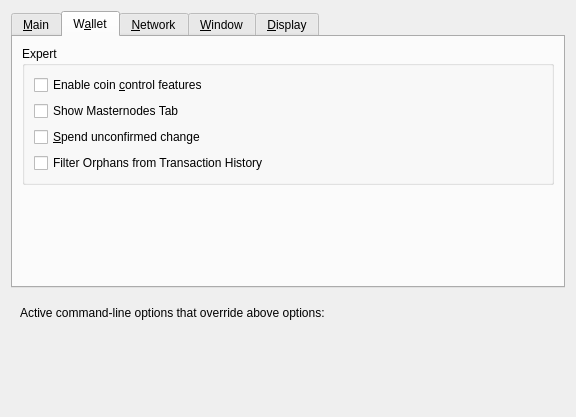
<?xml version="1.0" encoding="UTF-8"?>
<ui version="4.0">
 <class>OptionsDialog</class>
 <widget class="QDialog" name="OptionsDialog">
  <property name="geometry">
   <rect>
    <x>0</x>
    <y>0</y>
    <width>576</width>
    <height>417</height>
   </rect>
  </property>
  <property name="windowTitle">
   <string>Options</string>
  </property>
  <property name="modal">
   <bool>true</bool>
  </property>
  <layout class="QVBoxLayout" name="verticalLayout">
   <item>
    <widget class="QTabWidget" name="tabWidget">
     <property name="currentIndex">
      <number>1</number>
     </property>
     <widget class="QWidget" name="tabMain">
      <attribute name="title">
       <string>&amp;Main</string>
      </attribute>
      <layout class="QVBoxLayout" name="verticalLayout_Main">
       <item>
        <widget class="QCheckBox" name="bitcoinAtStartup">
         <property name="toolTip">
          <string>Automatically start barandos after logging in to the system.</string>
         </property>
         <property name="text">
          <string>&amp;Start barandos on system login</string>
         </property>
        </widget>
       </item>
       <item>
        <layout class="QHBoxLayout" name="horizontalLayout_2_Main">
         <item>
          <widget class="QLabel" name="databaseCacheLabel">
           <property name="text">
            <string>Size of &amp;database cache</string>
           </property>
           <property name="textFormat">
            <enum>Qt::PlainText</enum>
           </property>
           <property name="buddy">
            <cstring>databaseCache</cstring>
           </property>
          </widget>
         </item>
         <item>
          <widget class="QSpinBox" name="databaseCache"/>
         </item>
         <item>
          <widget class="QLabel" name="databaseCacheUnitLabel">
           <property name="text">
            <string>MB</string>
           </property>
           <property name="textFormat">
            <enum>Qt::PlainText</enum>
           </property>
          </widget>
         </item>
         <item>
          <spacer name="horizontalSpacer_2_Main">
           <property name="orientation">
            <enum>Qt::Horizontal</enum>
           </property>
           <property name="sizeHint" stdset="0">
            <size>
             <width>40</width>
             <height>20</height>
            </size>
           </property>
          </spacer>
         </item>
        </layout>
       </item>
       <item>
        <layout class="QHBoxLayout" name="horizontalLayout_3_Main">
         <item>
          <widget class="QLabel" name="threadsScriptVerifLabel">
           <property name="text">
            <string>Number of script &amp;verification threads</string>
           </property>
           <property name="textFormat">
            <enum>Qt::PlainText</enum>
           </property>
           <property name="buddy">
            <cstring>threadsScriptVerif</cstring>
           </property>
          </widget>
         </item>
         <item>
          <widget class="QSpinBox" name="threadsScriptVerif">
           <property name="toolTip">
            <string>(0 = auto, &lt;0 = leave that many cores free)</string>
           </property>
          </widget>
         </item>
         <item>
          <spacer name="horizontalSpacer_3_Main">
           <property name="orientation">
            <enum>Qt::Horizontal</enum>
           </property>
           <property name="sizeHint" stdset="0">
            <size>
             <width>40</width>
             <height>20</height>
            </size>
           </property>
          </spacer>
         </item>
        </layout>
       </item>
       <item>
        <spacer name="verticalSpacer_Main">
         <property name="orientation">
          <enum>Qt::Vertical</enum>
         </property>
         <property name="sizeHint" stdset="0">
          <size>
           <width>20</width>
           <height>40</height>
          </size>
         </property>
        </spacer>
       </item>
       <item>
        <layout class="QHBoxLayout" name="horizontalLayout_4_Main">
         <item>
          <widget class="QLabel" name="label">
           <property name="toolTip">
            <string>This setting determines the amount of individual masternodes that an input will be anonymized through.&lt;br/&gt;More rounds of anonymization gives a higher degree of privacy, but also costs more in fees.</string>
           </property>
           <property name="text">
            <string>Obfuscation rounds to use</string>
           </property>
          </widget>
         </item>
         <item>
          <widget class="QSpinBox" name="obfuscationRounds">
           <property name="minimum">
            <number>2</number>
           </property>
           <property name="maximum">
            <number>8</number>
           </property>
           <property name="value">
            <number>4</number>
           </property>
          </widget>
         </item>
        </layout>
       </item>
       <item>
        <layout class="QHBoxLayout" name="horizontalLayout">
         <item>
          <widget class="QLabel" name="label_2">
           <property name="toolTip">
            <string>This amount acts as a threshold to turn off Obfuscation once it's reached.</string>
           </property>
           <property name="statusTip">
            <string notr="true"/>
           </property>
           <property name="whatsThis">
            <string notr="true"/>
           </property>
           <property name="accessibleName">
            <string notr="true"/>
           </property>
           <property name="accessibleDescription">
            <string notr="true"/>
           </property>
           <property name="text">
            <string>Amount of barandos to keep anonymized</string>
           </property>
          </widget>
         </item>
         <item>
          <widget class="QSpinBox" name="anonymizebarandos">
           <property name="minimum">
            <number>100</number>
           </property>
           <property name="maximum">
            <number>100000</number>
           </property>
           <property name="singleStep">
            <number>100</number>
           </property>
           <property name="value">
            <number>1000</number>
           </property>
          </widget>
         </item>
        </layout>
       </item>
      </layout>
     </widget>
     <widget class="QWidget" name="tabWallet">
      <attribute name="title">
       <string>W&amp;allet</string>
      </attribute>
      <layout class="QVBoxLayout" name="verticalLayout_Wallet">
       <item>
        <widget class="QGroupBox" name="groupBox">
         <property name="title">
          <string>Expert</string>
         </property>
         <layout class="QVBoxLayout" name="verticalLayout_2">
          <item>
           <widget class="QCheckBox" name="coinControlFeatures">
            <property name="toolTip">
             <string>Whether to show coin control features or not.</string>
            </property>
            <property name="text">
             <string>Enable coin &amp;control features</string>
            </property>
           </widget>
          </item>
          <item>
           <widget class="QCheckBox" name="showMasternodesTab">
            <property name="toolTip">
             <string>Show additional tab listing all your masternodes in first sub-tab&lt;br/&gt;and all masternodes on the network in second sub-tab.</string>
            </property>
            <property name="text">
             <string>Show Masternodes Tab</string>
            </property>
           </widget>
          </item>
          <item>
           <widget class="QCheckBox" name="spendZeroConfChange">
            <property name="toolTip">
             <string>If you disable the spending of unconfirmed change, the change from a transaction&lt;br/&gt;cannot be used until that transaction has at least one confirmation.&lt;br/&gt;This also affects how your balance is computed.</string>
            </property>
            <property name="text">
             <string>&amp;Spend unconfirmed change</string>
            </property>
           </widget>
          </item>
          <item>
           <widget class="QCheckBox" name="showOrphans">
            <property name="text">
             <string>Filter Orphans from Transaction History</string>
            </property>
           </widget>
          </item>
         </layout>
        </widget>
       </item>
       <item>
        <spacer name="verticalSpacer_Wallet">
         <property name="orientation">
          <enum>Qt::Vertical</enum>
         </property>
         <property name="sizeHint" stdset="0">
          <size>
           <width>20</width>
           <height>40</height>
          </size>
         </property>
        </spacer>
       </item>
      </layout>
     </widget>
     <widget class="QWidget" name="tabNetwork">
      <attribute name="title">
       <string>&amp;Network</string>
      </attribute>
      <layout class="QVBoxLayout" name="verticalLayout_Network">
       <item>
        <widget class="QCheckBox" name="mapPortUpnp">
         <property name="toolTip">
          <string>Automatically open the barandos client port on the router. This only works when your router supports UPnP and it is enabled.</string>
         </property>
         <property name="text">
          <string>Map port using &amp;UPnP</string>
         </property>
        </widget>
       </item>
       <item>
        <widget class="QCheckBox" name="allowIncoming">
         <property name="toolTip">
          <string>Accept connections from outside</string>
         </property>
         <property name="text">
          <string>Allow incoming connections</string>
         </property>
        </widget>
       </item>
       <item>
        <widget class="QCheckBox" name="connectSocks">
         <property name="toolTip">
          <string>Connect to the barandos network through a SOCKS5 proxy.</string>
         </property>
         <property name="text">
          <string>&amp;Connect through SOCKS5 proxy (default proxy):</string>
         </property>
        </widget>
       </item>
       <item>
        <layout class="QHBoxLayout" name="horizontalLayout_1_Network">
         <item>
          <widget class="QLabel" name="proxyIpLabel">
           <property name="text">
            <string>Proxy &amp;IP:</string>
           </property>
           <property name="textFormat">
            <enum>Qt::PlainText</enum>
           </property>
           <property name="buddy">
            <cstring>proxyIp</cstring>
           </property>
          </widget>
         </item>
         <item>
          <widget class="QValidatedLineEdit" name="proxyIp">
           <property name="minimumSize">
            <size>
             <width>140</width>
             <height>0</height>
            </size>
           </property>
           <property name="maximumSize">
            <size>
             <width>140</width>
             <height>16777215</height>
            </size>
           </property>
           <property name="toolTip">
            <string>IP address of the proxy (e.g. IPv4: 127.0.0.1 / IPv6: ::1)</string>
           </property>
          </widget>
         </item>
         <item>
          <widget class="QLabel" name="proxyPortLabel">
           <property name="text">
            <string>&amp;Port:</string>
           </property>
           <property name="textFormat">
            <enum>Qt::PlainText</enum>
           </property>
           <property name="buddy">
            <cstring>proxyPort</cstring>
           </property>
          </widget>
         </item>
         <item>
          <widget class="QLineEdit" name="proxyPort">
           <property name="minimumSize">
            <size>
             <width>55</width>
             <height>0</height>
            </size>
           </property>
           <property name="maximumSize">
            <size>
             <width>55</width>
             <height>16777215</height>
            </size>
           </property>
           <property name="toolTip">
            <string>Port of the proxy (e.g. 9050)</string>
           </property>
          </widget>
         </item>
         <item>
          <spacer name="horizontalSpacer_1_Network">
           <property name="orientation">
            <enum>Qt::Horizontal</enum>
           </property>
           <property name="sizeHint" stdset="0">
            <size>
             <width>40</width>
             <height>20</height>
            </size>
           </property>
          </spacer>
         </item>
        </layout>
       </item>
       <item>
        <spacer name="verticalSpacer_Network">
         <property name="orientation">
          <enum>Qt::Vertical</enum>
         </property>
         <property name="sizeHint" stdset="0">
          <size>
           <width>20</width>
           <height>40</height>
          </size>
         </property>
        </spacer>
       </item>
      </layout>
     </widget>
     <widget class="QWidget" name="tabWindow">
      <attribute name="title">
       <string>&amp;Window</string>
      </attribute>
      <layout class="QVBoxLayout" name="verticalLayout_Window">
       <item>
        <widget class="QCheckBox" name="minimizeToTray">
         <property name="toolTip">
          <string>Show only a tray icon after minimizing the window.</string>
         </property>
         <property name="text">
          <string>&amp;Minimize to the tray instead of the taskbar</string>
         </property>
        </widget>
       </item>
       <item>
        <widget class="QCheckBox" name="minimizeOnClose">
         <property name="toolTip">
          <string>Minimize instead of exit the application when the window is closed. When this option is enabled, the application will be closed only after selecting Quit in the menu.</string>
         </property>
         <property name="text">
          <string>M&amp;inimize on close</string>
         </property>
        </widget>
       </item>
       <item>
        <spacer name="verticalSpacer_Window">
         <property name="orientation">
          <enum>Qt::Vertical</enum>
         </property>
         <property name="sizeHint" stdset="0">
          <size>
           <width>20</width>
           <height>40</height>
          </size>
         </property>
        </spacer>
       </item>
      </layout>
     </widget>
     <widget class="QWidget" name="tabDisplay">
      <attribute name="title">
       <string>&amp;Display</string>
      </attribute>
      <layout class="QVBoxLayout" name="verticalLayout_Display">
       <item>
        <layout class="QHBoxLayout" name="horizontalLayout_1_Display">
         <item>
          <widget class="QLabel" name="langLabel">
           <property name="text">
            <string>User Interface &amp;language:</string>
           </property>
           <property name="textFormat">
            <enum>Qt::PlainText</enum>
           </property>
           <property name="buddy">
            <cstring>lang</cstring>
           </property>
          </widget>
         </item>
         <item>
          <widget class="QValueComboBox" name="lang">
           <property name="toolTip">
            <string>The user interface language can be set here. This setting will take effect after restarting barandos.</string>
           </property>
          </widget>
         </item>
        </layout>
       </item>
       <item>
        <widget class="QLabel" name="label_3">
         <property name="toolTip">
          <string notr="true"/>
         </property>
         <property name="statusTip">
          <string notr="true"/>
         </property>
         <property name="whatsThis">
          <string notr="true"/>
         </property>
         <property name="accessibleName">
          <string notr="true"/>
         </property>
         <property name="text">
          <string>Language missing or translation incomplete? Help contributing translations here:
https://www.transifex.com/barandos-project/barandos-project-translations</string>
         </property>
         <property name="wordWrap">
          <bool>true</bool>
         </property>
         <property name="openExternalLinks">
          <bool>true</bool>
         </property>
         <property name="textInteractionFlags">
          <set>Qt::TextBrowserInteraction</set>
         </property>
        </widget>
       </item>
       <item>
        <layout class="QHBoxLayout" name="horizontalLayout_4_Display" stretch="0,0">
         <item>
          <widget class="QLabel" name="themeLabel">
           <property name="text">
            <string>User Interface Theme:</string>
           </property>
          </widget>
         </item>
         <item>
          <widget class="QValueComboBox" name="theme"/>
         </item>
        </layout>
       </item>
       <item>
        <widget class="Line" name="line">
         <property name="orientation">
          <enum>Qt::Horizontal</enum>
         </property>
        </widget>
       </item>
       <item>
        <layout class="QHBoxLayout" name="horizontalLayout_2_Display">
         <item>
          <widget class="QLabel" name="unitLabel">
           <property name="text">
            <string>&amp;Unit to show amounts in:</string>
           </property>
           <property name="textFormat">
            <enum>Qt::PlainText</enum>
           </property>
           <property name="buddy">
            <cstring>unit</cstring>
           </property>
          </widget>
         </item>
         <item>
          <widget class="QValueComboBox" name="unit">
           <property name="toolTip">
            <string>Choose the default subdivision unit to show in the interface and when sending coins.</string>
           </property>
          </widget>
         </item>
        </layout>
       </item>
       <item>
        <layout class="QHBoxLayout" name="horizontalLayout_5_Display">
         <item>
          <widget class="QLabel" name="digitsLabel">
           <property name="text">
            <string>Decimal digits</string>
           </property>
          </widget>
         </item>
         <item>
          <widget class="QValueComboBox" name="digits"/>
         </item>
        </layout>
       </item>
       <item>
        <layout class="QHBoxLayout" name="horizontalLayout_3_Display">
         <item>
          <widget class="QLabel" name="thirdPartyTxUrlsLabel">
           <property name="toolTip">
            <string>Third party URLs (e.g. a block explorer) that appear in the transactions tab as context menu items. %s in the URL is replaced by transaction hash. Multiple URLs are separated by vertical bar |.</string>
           </property>
           <property name="text">
            <string>Third party transaction URLs</string>
           </property>
           <property name="buddy">
            <cstring>thirdPartyTxUrls</cstring>
           </property>
          </widget>
         </item>
         <item>
          <widget class="QLineEdit" name="thirdPartyTxUrls">
           <property name="toolTip">
            <string>Third party URLs (e.g. a block explorer) that appear in the transactions tab as context menu items. %s in the URL is replaced by transaction hash. Multiple URLs are separated by vertical bar |.</string>
           </property>
          </widget>
         </item>
        </layout>
       </item>
       <item>
        <spacer name="verticalSpacer">
         <property name="orientation">
          <enum>Qt::Vertical</enum>
         </property>
         <property name="sizeHint" stdset="0">
          <size>
           <width>20</width>
           <height>40</height>
          </size>
         </property>
        </spacer>
       </item>
      </layout>
     </widget>
    </widget>
   </item>
   <item>
    <widget class="QFrame" name="frame">
     <layout class="QVBoxLayout" name="verticalLayout_Bottom">
      <item>
       <layout class="QHBoxLayout" name="horizontalLayout_Bottom">
        <item>
         <widget class="QLabel" name="overriddenByCommandLineInfoLabel">
          <property name="text">
           <string>Active command-line options that override above options:</string>
          </property>
          <property name="textFormat">
           <enum>Qt::PlainText</enum>
          </property>
         </widget>
        </item>
        <item>
         <spacer name="horizontalSpacer_Bottom">
          <property name="orientation">
           <enum>Qt::Horizontal</enum>
          </property>
          <property name="sizeHint" stdset="0">
           <size>
            <width>40</width>
            <height>20</height>
           </size>
          </property>
         </spacer>
        </item>
       </layout>
      </item>
      <item>
       <widget class="QLabel" name="overriddenByCommandLineLabel">
        <property name="text">
         <string/>
        </property>
        <property name="textFormat">
         <enum>Qt::PlainText</enum>
        </property>
        <property name="wordWrap">
         <bool>true</bool>
        </property>
       </widget>
      </item>
     </layout>
    </widget>
   </item>
   <item>
    <layout class="QHBoxLayout" name="horizontalLayout_Buttons">
     <item>
      <widget class="QtMaterialFlatButton" name="resetButton" native="true">
       <property name="toolTip">
        <string>Reset all client options to default.</string>
       </property>
       <property name="text" stdset="0">
        <string>Reset Options</string>
       </property>
       <property name="autoDefault" stdset="0">
        <bool>false</bool>
       </property>
      </widget>
     </item>
     <item>
      <spacer name="horizontalSpacer_1">
       <property name="orientation">
        <enum>Qt::Horizontal</enum>
       </property>
       <property name="sizeHint" stdset="0">
        <size>
         <width>40</width>
         <height>48</height>
        </size>
       </property>
      </spacer>
     </item>
     <item>
      <widget class="QLabel" name="statusLabel">
       <property name="minimumSize">
        <size>
         <width>200</width>
         <height>0</height>
        </size>
       </property>
       <property name="font">
        <font>
         <weight>75</weight>
         <bold>true</bold>
        </font>
       </property>
       <property name="text">
        <string/>
       </property>
       <property name="textFormat">
        <enum>Qt::PlainText</enum>
       </property>
       <property name="wordWrap">
        <bool>true</bool>
       </property>
      </widget>
     </item>
     <item>
      <spacer name="horizontalSpacer_2">
       <property name="orientation">
        <enum>Qt::Horizontal</enum>
       </property>
       <property name="sizeHint" stdset="0">
        <size>
         <width>40</width>
         <height>48</height>
        </size>
       </property>
      </spacer>
     </item>
     <item>
      <widget class="QtMaterialFlatButton" name="okButton" native="true">
       <property name="text" stdset="0">
        <string>OK</string>
       </property>
       <property name="autoDefault" stdset="0">
        <bool>false</bool>
       </property>
       <property name="default" stdset="0">
        <bool>true</bool>
       </property>
      </widget>
     </item>
     <item>
      <widget class="QtMaterialFlatButton" name="cancelButton" native="true">
       <property name="text" stdset="0">
        <string>Cancel</string>
       </property>
       <property name="autoDefault" stdset="0">
        <bool>false</bool>
       </property>
      </widget>
     </item>
    </layout>
   </item>
  </layout>
 </widget>
 <customwidgets>
  <customwidget>
   <class>QValidatedLineEdit</class>
   <extends>QLineEdit</extends>
   <header>qvalidatedlineedit.h</header>
  </customwidget>
  <customwidget>
   <class>QtMaterialFlatButton</class>
   <extends>QWidget</extends>
   <header>qtmaterialflatbutton.h</header>
   <container>1</container>
  </customwidget>
  <customwidget>
   <class>QValueComboBox</class>
   <extends>QComboBox</extends>
   <header>qvaluecombobox.h</header>
  </customwidget>
 </customwidgets>
 <resources/>
 <connections/>
</ui>
